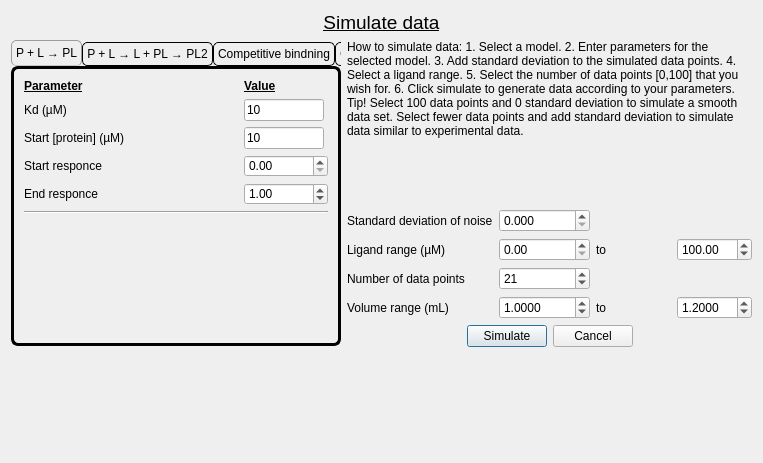
<?xml version="1.0" encoding="UTF-8"?>
<ui version="4.0">
 <class>SimulateDialog</class>
 <widget class="QDialog" name="SimulateDialog">
  <property name="geometry">
   <rect>
    <x>0</x>
    <y>0</y>
    <width>763</width>
    <height>463</height>
   </rect>
  </property>
  <property name="windowTitle">
   <string>Plis - Simulate dataset</string>
  </property>
  <layout class="QGridLayout" name="gridLayout">
   <item row="2" column="0">
    <spacer name="verticalSpacer_6">
     <property name="orientation">
      <enum>Qt::Vertical</enum>
     </property>
     <property name="sizeHint" stdset="0">
      <size>
       <width>20</width>
       <height>40</height>
      </size>
     </property>
    </spacer>
   </item>
   <item row="1" column="0">
    <layout class="QGridLayout" name="gridLayout_8">
     <item row="1" column="0">
      <widget class="QTabWidget" name="tabWidget">
       <property name="enabled">
        <bool>true</bool>
       </property>
       <property name="minimumSize">
        <size>
         <width>330</width>
         <height>0</height>
        </size>
       </property>
       <property name="maximumSize">
        <size>
         <width>330</width>
         <height>480</height>
        </size>
       </property>
       <property name="cursor">
        <cursorShape>ArrowCursor</cursorShape>
       </property>
       <property name="styleSheet">
        <string notr="true">QTabWidget::pane { 
margin: 0px,1px,1px,1px;
border: 3px solid #020202;
border-radius: 7px;
padding: 1px;
}
QTabBar::tab { 
margin: 0px,0px,0px,0px;
border: 1px solid #020202;
border-radius: 5px;
padding: 4px;
 }
QTabBar::tab:selected, QTabBar::tab:hover {
     }
QTabBar::tab:selected { 
	border-color: #9B9B9B;          
	border-bottom-color: #C2C7CB;
}
QTabBar::tab:!selected {
    margin-top: 2px;
}

QTabBar::tab::disabled {width: 0; height: 0; margin: 0; padding: 0; border: none;}</string>
       </property>
       <property name="currentIndex">
        <number>0</number>
       </property>
       <property name="usesScrollButtons">
        <bool>false</bool>
       </property>
       <property name="movable">
        <bool>false</bool>
       </property>
       <widget class="QWidget" name="model1">
        <property name="enabled">
         <bool>true</bool>
        </property>
        <attribute name="title">
         <string>P + L → PL</string>
        </attribute>
        <layout class="QGridLayout" name="gridLayout_3">
         <item row="1" column="0">
          <spacer name="verticalSpacer_2">
           <property name="orientation">
            <enum>Qt::Vertical</enum>
           </property>
           <property name="sizeHint" stdset="0">
            <size>
             <width>20</width>
             <height>40</height>
            </size>
           </property>
          </spacer>
         </item>
         <item row="0" column="0">
          <layout class="QVBoxLayout" name="verticalLayout">
           <item>
            <layout class="QGridLayout" name="gridLayout_2">
             <item row="4" column="1">
              <widget class="QDoubleSpinBox" name="responce_start">
               <property name="maximum">
                <double>999999.000000000000000</double>
               </property>
               <property name="singleStep">
                <double>0.010000000000000</double>
               </property>
              </widget>
             </item>
             <item row="2" column="0">
              <widget class="QLabel" name="lh1">
               <property name="text">
                <string>Start [protein] (µM)</string>
               </property>
              </widget>
             </item>
             <item row="0" column="0">
              <widget class="QLabel" name="label_19">
               <property name="font">
                <font>
                 <weight>75</weight>
                 <bold>true</bold>
                 <underline>true</underline>
                </font>
               </property>
               <property name="text">
                <string>Parameter</string>
               </property>
              </widget>
             </item>
             <item row="2" column="1">
              <widget class="QLineEdit" name="protein_conc">
               <property name="sizePolicy">
                <sizepolicy hsizetype="Fixed" vsizetype="Fixed">
                 <horstretch>0</horstretch>
                 <verstretch>0</verstretch>
                </sizepolicy>
               </property>
               <property name="minimumSize">
                <size>
                 <width>80</width>
                 <height>0</height>
                </size>
               </property>
               <property name="maximumSize">
                <size>
                 <width>80</width>
                 <height>16777215</height>
                </size>
               </property>
               <property name="text">
                <string>10</string>
               </property>
              </widget>
             </item>
             <item row="1" column="0">
              <widget class="QLabel" name="ltm1">
               <property name="text">
                <string>Kd (µM)</string>
               </property>
              </widget>
             </item>
             <item row="1" column="1">
              <widget class="QLineEdit" name="kd">
               <property name="sizePolicy">
                <sizepolicy hsizetype="Fixed" vsizetype="Fixed">
                 <horstretch>0</horstretch>
                 <verstretch>0</verstretch>
                </sizepolicy>
               </property>
               <property name="minimumSize">
                <size>
                 <width>80</width>
                 <height>0</height>
                </size>
               </property>
               <property name="maximumSize">
                <size>
                 <width>80</width>
                 <height>16777215</height>
                </size>
               </property>
               <property name="text">
                <string>10</string>
               </property>
              </widget>
             </item>
             <item row="0" column="1">
              <widget class="QLabel" name="label_25">
               <property name="minimumSize">
                <size>
                 <width>77</width>
                 <height>0</height>
                </size>
               </property>
               <property name="font">
                <font>
                 <weight>75</weight>
                 <bold>true</bold>
                 <underline>true</underline>
                </font>
               </property>
               <property name="text">
                <string>Value</string>
               </property>
              </widget>
             </item>
             <item row="5" column="0">
              <widget class="QLabel" name="label_8">
               <property name="text">
                <string>End responce</string>
               </property>
              </widget>
             </item>
             <item row="4" column="0">
              <widget class="QLabel" name="label_7">
               <property name="text">
                <string>Start responce</string>
               </property>
              </widget>
             </item>
             <item row="5" column="1">
              <widget class="QDoubleSpinBox" name="responce_end">
               <property name="minimum">
                <double>0.100000000000000</double>
               </property>
               <property name="maximum">
                <double>1000000.000000000000000</double>
               </property>
               <property name="singleStep">
                <double>0.010000000000000</double>
               </property>
               <property name="value">
                <double>1.000000000000000</double>
               </property>
              </widget>
             </item>
            </layout>
           </item>
           <item>
            <widget class="Line" name="line_6">
             <property name="orientation">
              <enum>Qt::Horizontal</enum>
             </property>
            </widget>
           </item>
          </layout>
         </item>
        </layout>
       </widget>
       <widget class="QWidget" name="model2">
        <attribute name="title">
         <string>P + L → L + PL → PL2</string>
        </attribute>
        <layout class="QVBoxLayout" name="verticalLayout_17">
         <item>
          <layout class="QVBoxLayout" name="verticalLayout_2">
           <item>
            <layout class="QGridLayout" name="gridLayout_5">
             <item row="9" column="0">
              <widget class="QLabel" name="label_6">
               <property name="text">
                <string>End responce</string>
               </property>
              </widget>
             </item>
             <item row="0" column="0">
              <widget class="QLabel" name="label_20">
               <property name="font">
                <font>
                 <weight>75</weight>
                 <bold>true</bold>
                 <underline>true</underline>
                </font>
               </property>
               <property name="text">
                <string>Parameter</string>
               </property>
              </widget>
             </item>
             <item row="2" column="0">
              <widget class="QLabel" name="ltm1_3">
               <property name="text">
                <string>Kd 2 (L + PL → PL2) (µM)</string>
               </property>
              </widget>
             </item>
             <item row="3" column="1">
              <widget class="QLineEdit" name="protein_conc_2">
               <property name="sizePolicy">
                <sizepolicy hsizetype="Fixed" vsizetype="Fixed">
                 <horstretch>0</horstretch>
                 <verstretch>0</verstretch>
                </sizepolicy>
               </property>
               <property name="minimumSize">
                <size>
                 <width>80</width>
                 <height>0</height>
                </size>
               </property>
               <property name="maximumSize">
                <size>
                 <width>80</width>
                 <height>16777215</height>
                </size>
               </property>
               <property name="text">
                <string>10</string>
               </property>
              </widget>
             </item>
             <item row="1" column="1">
              <widget class="QLineEdit" name="kd1">
               <property name="sizePolicy">
                <sizepolicy hsizetype="Fixed" vsizetype="Fixed">
                 <horstretch>0</horstretch>
                 <verstretch>0</verstretch>
                </sizepolicy>
               </property>
               <property name="minimumSize">
                <size>
                 <width>80</width>
                 <height>0</height>
                </size>
               </property>
               <property name="maximumSize">
                <size>
                 <width>80</width>
                 <height>16777215</height>
                </size>
               </property>
               <property name="text">
                <string>5</string>
               </property>
              </widget>
             </item>
             <item row="0" column="1">
              <widget class="QLabel" name="label_27">
               <property name="minimumSize">
                <size>
                 <width>77</width>
                 <height>0</height>
                </size>
               </property>
               <property name="font">
                <font>
                 <weight>75</weight>
                 <bold>true</bold>
                 <underline>true</underline>
                </font>
               </property>
               <property name="text">
                <string>Value</string>
               </property>
              </widget>
             </item>
             <item row="3" column="0">
              <widget class="QLabel" name="lh1_2">
               <property name="text">
                <string>Start [protein] (µM)</string>
               </property>
              </widget>
             </item>
             <item row="1" column="0">
              <widget class="QLabel" name="ltm1_2">
               <property name="text">
                <string>Kd 1 (P + L → PL) (µM)</string>
               </property>
              </widget>
             </item>
             <item row="8" column="0">
              <widget class="QLabel" name="label_5">
               <property name="text">
                <string>Intermediet responce</string>
               </property>
              </widget>
             </item>
             <item row="2" column="1">
              <widget class="QLineEdit" name="kd2">
               <property name="sizePolicy">
                <sizepolicy hsizetype="Fixed" vsizetype="Fixed">
                 <horstretch>0</horstretch>
                 <verstretch>0</verstretch>
                </sizepolicy>
               </property>
               <property name="minimumSize">
                <size>
                 <width>80</width>
                 <height>0</height>
                </size>
               </property>
               <property name="maximumSize">
                <size>
                 <width>80</width>
                 <height>16777215</height>
                </size>
               </property>
               <property name="text">
                <string>10</string>
               </property>
               <property name="cursorPosition">
                <number>2</number>
               </property>
               <property name="clearButtonEnabled">
                <bool>false</bool>
               </property>
              </widget>
             </item>
             <item row="7" column="0">
              <widget class="QLabel" name="label_4">
               <property name="text">
                <string>Start responce</string>
               </property>
              </widget>
             </item>
             <item row="7" column="1">
              <widget class="QDoubleSpinBox" name="responce_s">
               <property name="maximum">
                <double>999998.000000000000000</double>
               </property>
               <property name="singleStep">
                <double>0.010000000000000</double>
               </property>
              </widget>
             </item>
             <item row="8" column="1">
              <widget class="QDoubleSpinBox" name="responce_I">
               <property name="minimum">
                <double>0.010000000000000</double>
               </property>
               <property name="maximum">
                <double>999999.000000000000000</double>
               </property>
               <property name="singleStep">
                <double>0.010000000000000</double>
               </property>
               <property name="value">
                <double>0.500000000000000</double>
               </property>
              </widget>
             </item>
             <item row="9" column="1">
              <widget class="QDoubleSpinBox" name="responce_L">
               <property name="minimum">
                <double>0.020000000000000</double>
               </property>
               <property name="maximum">
                <double>1000000.000000000000000</double>
               </property>
               <property name="singleStep">
                <double>0.010000000000000</double>
               </property>
               <property name="value">
                <double>1.000000000000000</double>
               </property>
              </widget>
             </item>
            </layout>
           </item>
           <item>
            <widget class="Line" name="line_7">
             <property name="orientation">
              <enum>Qt::Horizontal</enum>
             </property>
            </widget>
           </item>
          </layout>
         </item>
         <item>
          <spacer name="verticalSpacer_3">
           <property name="orientation">
            <enum>Qt::Vertical</enum>
           </property>
           <property name="sizeHint" stdset="0">
            <size>
             <width>20</width>
             <height>40</height>
            </size>
           </property>
          </spacer>
         </item>
        </layout>
       </widget>
       <widget class="QWidget" name="model3">
        <attribute name="title">
         <string>Competitive bindning</string>
        </attribute>
        <layout class="QHBoxLayout" name="horizontalLayout_2">
         <item>
          <layout class="QVBoxLayout" name="verticalLayout_3">
           <item>
            <layout class="QGridLayout" name="gridLayout_6">
             <item row="2" column="0">
              <widget class="QLabel" name="ltm1_4">
               <property name="text">
                <string>Kd 2 (L + PL → PL2) (µM)</string>
               </property>
              </widget>
             </item>
             <item row="4" column="1">
              <widget class="QLineEdit" name="protein_conc_comp">
               <property name="sizePolicy">
                <sizepolicy hsizetype="Fixed" vsizetype="Fixed">
                 <horstretch>0</horstretch>
                 <verstretch>0</verstretch>
                </sizepolicy>
               </property>
               <property name="minimumSize">
                <size>
                 <width>80</width>
                 <height>0</height>
                </size>
               </property>
               <property name="maximumSize">
                <size>
                 <width>80</width>
                 <height>16777215</height>
                </size>
               </property>
               <property name="text">
                <string>10</string>
               </property>
              </widget>
             </item>
             <item row="1" column="1">
              <widget class="QLineEdit" name="kd1_comp">
               <property name="sizePolicy">
                <sizepolicy hsizetype="Fixed" vsizetype="Fixed">
                 <horstretch>0</horstretch>
                 <verstretch>0</verstretch>
                </sizepolicy>
               </property>
               <property name="minimumSize">
                <size>
                 <width>80</width>
                 <height>0</height>
                </size>
               </property>
               <property name="maximumSize">
                <size>
                 <width>80</width>
                 <height>16777215</height>
                </size>
               </property>
               <property name="text">
                <string>5</string>
               </property>
              </widget>
             </item>
             <item row="12" column="0">
              <widget class="QLabel" name="label_9">
               <property name="text">
                <string>End responce</string>
               </property>
              </widget>
             </item>
             <item row="5" column="1">
              <widget class="QLineEdit" name="start_comp">
               <property name="sizePolicy">
                <sizepolicy hsizetype="Fixed" vsizetype="Fixed">
                 <horstretch>0</horstretch>
                 <verstretch>0</verstretch>
                </sizepolicy>
               </property>
               <property name="maximumSize">
                <size>
                 <width>80</width>
                 <height>16777215</height>
                </size>
               </property>
               <property name="text">
                <string>10</string>
               </property>
              </widget>
             </item>
             <item row="0" column="0">
              <widget class="QLabel" name="label_21">
               <property name="font">
                <font>
                 <weight>75</weight>
                 <bold>true</bold>
                 <underline>true</underline>
                </font>
               </property>
               <property name="text">
                <string>Parameter</string>
               </property>
              </widget>
             </item>
             <item row="11" column="0">
              <widget class="QLabel" name="label_11">
               <property name="text">
                <string>Start responce</string>
               </property>
              </widget>
             </item>
             <item row="2" column="1">
              <widget class="QLineEdit" name="kd2_comp">
               <property name="sizePolicy">
                <sizepolicy hsizetype="Fixed" vsizetype="Fixed">
                 <horstretch>0</horstretch>
                 <verstretch>0</verstretch>
                </sizepolicy>
               </property>
               <property name="minimumSize">
                <size>
                 <width>80</width>
                 <height>0</height>
                </size>
               </property>
               <property name="maximumSize">
                <size>
                 <width>80</width>
                 <height>16777215</height>
                </size>
               </property>
               <property name="text">
                <string>10</string>
               </property>
               <property name="cursorPosition">
                <number>2</number>
               </property>
               <property name="clearButtonEnabled">
                <bool>false</bool>
               </property>
              </widget>
             </item>
             <item row="11" column="1">
              <widget class="QDoubleSpinBox" name="responce_s_comp">
               <property name="maximum">
                <double>999998.000000000000000</double>
               </property>
               <property name="singleStep">
                <double>0.010000000000000</double>
               </property>
               <property name="value">
                <double>1.000000000000000</double>
               </property>
              </widget>
             </item>
             <item row="12" column="1">
              <widget class="QDoubleSpinBox" name="responce_end_comp">
               <property name="minimum">
                <double>0.000000000000000</double>
               </property>
               <property name="maximum">
                <double>1000000.000000000000000</double>
               </property>
               <property name="singleStep">
                <double>0.010000000000000</double>
               </property>
               <property name="value">
                <double>0.000000000000000</double>
               </property>
              </widget>
             </item>
             <item row="1" column="0">
              <widget class="QLabel" name="ltm1_5">
               <property name="text">
                <string>Kd 1 (P + L → PL) (µM)</string>
               </property>
              </widget>
             </item>
             <item row="0" column="1">
              <widget class="QLabel" name="label_28">
               <property name="minimumSize">
                <size>
                 <width>77</width>
                 <height>0</height>
                </size>
               </property>
               <property name="font">
                <font>
                 <weight>75</weight>
                 <bold>true</bold>
                 <underline>true</underline>
                </font>
               </property>
               <property name="text">
                <string>Value</string>
               </property>
              </widget>
             </item>
             <item row="4" column="0">
              <widget class="QLabel" name="lh1_3">
               <property name="text">
                <string>Start [protein] (µM)</string>
               </property>
              </widget>
             </item>
             <item row="3" column="1">
              <widget class="QLineEdit" name="kdc">
               <property name="sizePolicy">
                <sizepolicy hsizetype="Fixed" vsizetype="Fixed">
                 <horstretch>0</horstretch>
                 <verstretch>0</verstretch>
                </sizepolicy>
               </property>
               <property name="maximumSize">
                <size>
                 <width>80</width>
                 <height>16777215</height>
                </size>
               </property>
               <property name="text">
                <string>30</string>
               </property>
              </widget>
             </item>
             <item row="5" column="0">
              <widget class="QLabel" name="label_12">
               <property name="text">
                <string>Start [competitor] (µM)</string>
               </property>
              </widget>
             </item>
             <item row="3" column="0">
              <widget class="QLabel" name="label_13">
               <property name="text">
                <string>Kd C (C + L → CL) (µM)</string>
               </property>
              </widget>
             </item>
            </layout>
           </item>
           <item>
            <widget class="Line" name="line_8">
             <property name="orientation">
              <enum>Qt::Horizontal</enum>
             </property>
            </widget>
           </item>
           <item>
            <spacer name="verticalSpacer_4">
             <property name="orientation">
              <enum>Qt::Vertical</enum>
             </property>
             <property name="sizeHint" stdset="0">
              <size>
               <width>20</width>
               <height>40</height>
              </size>
             </property>
            </spacer>
           </item>
          </layout>
         </item>
        </layout>
       </widget>
       <widget class="QWidget" name="CPMG">
        <attribute name="title">
         <string>CPMG</string>
        </attribute>
        <layout class="QGridLayout" name="gridLayout_4">
         <item row="0" column="0">
          <layout class="QVBoxLayout" name="verticalLayout_4">
           <item>
            <layout class="QGridLayout" name="gridLayout_7">
             <item row="3" column="0">
              <widget class="QLabel" name="label_14">
               <property name="text">
                <string>Population B (PB)</string>
               </property>
              </widget>
             </item>
             <item row="2" column="0">
              <widget class="QLabel" name="label_10">
               <property name="text">
                <string>k_ex</string>
               </property>
              </widget>
             </item>
             <item row="2" column="1">
              <widget class="QLineEdit" name="kex">
               <property name="sizePolicy">
                <sizepolicy hsizetype="Fixed" vsizetype="Fixed">
                 <horstretch>0</horstretch>
                 <verstretch>0</verstretch>
                </sizepolicy>
               </property>
               <property name="minimumSize">
                <size>
                 <width>80</width>
                 <height>0</height>
                </size>
               </property>
               <property name="maximumSize">
                <size>
                 <width>80</width>
                 <height>16777215</height>
                </size>
               </property>
               <property name="text">
                <string>1000</string>
               </property>
              </widget>
             </item>
             <item row="0" column="0">
              <widget class="QLabel" name="label_22">
               <property name="font">
                <font>
                 <weight>75</weight>
                 <bold>true</bold>
                 <underline>true</underline>
                </font>
               </property>
               <property name="text">
                <string>Parameter</string>
               </property>
              </widget>
             </item>
             <item row="0" column="1">
              <widget class="QLabel" name="label_29">
               <property name="minimumSize">
                <size>
                 <width>77</width>
                 <height>0</height>
                </size>
               </property>
               <property name="font">
                <font>
                 <weight>75</weight>
                 <bold>true</bold>
                 <underline>true</underline>
                </font>
               </property>
               <property name="text">
                <string>Value</string>
               </property>
              </widget>
             </item>
             <item row="1" column="0">
              <widget class="QLabel" name="ltm1_7">
               <property name="text">
                <string>R20</string>
               </property>
              </widget>
             </item>
             <item row="1" column="1">
              <widget class="QLineEdit" name="r20">
               <property name="sizePolicy">
                <sizepolicy hsizetype="Fixed" vsizetype="Fixed">
                 <horstretch>0</horstretch>
                 <verstretch>0</verstretch>
                </sizepolicy>
               </property>
               <property name="minimumSize">
                <size>
                 <width>80</width>
                 <height>0</height>
                </size>
               </property>
               <property name="maximumSize">
                <size>
                 <width>80</width>
                 <height>16777215</height>
                </size>
               </property>
               <property name="text">
                <string>5</string>
               </property>
              </widget>
             </item>
             <item row="4" column="0">
              <widget class="QLabel" name="label_15">
               <property name="text">
                <string>Delta W</string>
               </property>
              </widget>
             </item>
             <item row="5" column="0">
              <widget class="QLabel" name="lh1_4">
               <property name="text">
                <string>Ligand Concentration (µM)</string>
               </property>
              </widget>
             </item>
             <item row="3" column="1">
              <widget class="QLineEdit" name="pb">
               <property name="sizePolicy">
                <sizepolicy hsizetype="Fixed" vsizetype="Fixed">
                 <horstretch>0</horstretch>
                 <verstretch>0</verstretch>
                </sizepolicy>
               </property>
               <property name="minimumSize">
                <size>
                 <width>80</width>
                 <height>0</height>
                </size>
               </property>
               <property name="maximumSize">
                <size>
                 <width>80</width>
                 <height>16777215</height>
                </size>
               </property>
               <property name="text">
                <string>0,05</string>
               </property>
              </widget>
             </item>
             <item row="4" column="1">
              <widget class="QLineEdit" name="dw">
               <property name="sizePolicy">
                <sizepolicy hsizetype="Fixed" vsizetype="Fixed">
                 <horstretch>0</horstretch>
                 <verstretch>0</verstretch>
                </sizepolicy>
               </property>
               <property name="minimumSize">
                <size>
                 <width>80</width>
                 <height>0</height>
                </size>
               </property>
               <property name="maximumSize">
                <size>
                 <width>80</width>
                 <height>16777215</height>
                </size>
               </property>
               <property name="text">
                <string>1000</string>
               </property>
              </widget>
             </item>
             <item row="5" column="1">
              <widget class="QLineEdit" name="ligand_conc">
               <property name="sizePolicy">
                <sizepolicy hsizetype="Fixed" vsizetype="Fixed">
                 <horstretch>0</horstretch>
                 <verstretch>0</verstretch>
                </sizepolicy>
               </property>
               <property name="minimumSize">
                <size>
                 <width>80</width>
                 <height>0</height>
                </size>
               </property>
               <property name="maximumSize">
                <size>
                 <width>80</width>
                 <height>16777215</height>
                </size>
               </property>
               <property name="text">
                <string>10</string>
               </property>
              </widget>
             </item>
            </layout>
           </item>
           <item>
            <widget class="Line" name="line_9">
             <property name="orientation">
              <enum>Qt::Horizontal</enum>
             </property>
            </widget>
           </item>
          </layout>
         </item>
         <item row="1" column="0">
          <spacer name="verticalSpacer_5">
           <property name="orientation">
            <enum>Qt::Vertical</enum>
           </property>
           <property name="sizeHint" stdset="0">
            <size>
             <width>20</width>
             <height>40</height>
            </size>
           </property>
          </spacer>
         </item>
        </layout>
       </widget>
      </widget>
     </item>
     <item row="1" column="1">
      <layout class="QGridLayout" name="gridLayout_9">
       <item row="0" column="0">
        <widget class="QLabel" name="text">
         <property name="text">
          <string>&lt;html&gt;&lt;head/&gt;&lt;body&gt;&lt;p&gt;How to simulate data:&lt;/p&gt;&lt;p&gt;&lt;span style=&quot; font-size:10pt;&quot;&gt;1. Select a model.&lt;br/&gt;2. Enter parameters for the selected model.&lt;br/&gt;3. Add standard deviation to the simulated data points.&lt;br/&gt;4. Select a ligand range.&lt;br/&gt;5. Select the number of data points [0,100] that you wish for.&lt;br/&gt;6. Click simulate to generate data according to your parameters.&lt;/span&gt;&lt;/p&gt;&lt;p&gt;&lt;span style=&quot; font-size:10pt;&quot;&gt;Tip!&lt;br/&gt;Select 100 data points and 0 standard deviation to simulate a smooth data set.&lt;br/&gt;Select fewer data points and add standard deviation to simulate data similar to experimental data.&lt;/span&gt;&lt;/p&gt;&lt;/body&gt;&lt;/html&gt;</string>
         </property>
         <property name="wordWrap">
          <bool>true</bool>
         </property>
        </widget>
       </item>
       <item row="1" column="0">
        <spacer name="verticalSpacer">
         <property name="orientation">
          <enum>Qt::Vertical</enum>
         </property>
         <property name="sizeHint" stdset="0">
          <size>
           <width>20</width>
           <height>40</height>
          </size>
         </property>
        </spacer>
       </item>
       <item row="2" column="0">
        <layout class="QGridLayout" name="gridLayout_15">
         <item row="1" column="2">
          <widget class="QLabel" name="label_42">
           <property name="sizePolicy">
            <sizepolicy hsizetype="Preferred" vsizetype="Ignored">
             <horstretch>0</horstretch>
             <verstretch>0</verstretch>
            </sizepolicy>
           </property>
           <property name="text">
            <string>to</string>
           </property>
          </widget>
         </item>
         <item row="3" column="2">
          <widget class="QLabel" name="label_3">
           <property name="text">
            <string>to</string>
           </property>
          </widget>
         </item>
         <item row="1" column="3">
          <widget class="QDoubleSpinBox" name="maxLigandBox">
           <property name="minimum">
            <double>0.010000000000000</double>
           </property>
           <property name="maximum">
            <double>1000.000000000000000</double>
           </property>
           <property name="singleStep">
            <double>10.000000000000000</double>
           </property>
           <property name="value">
            <double>100.000000000000000</double>
           </property>
          </widget>
         </item>
         <item row="1" column="1">
          <widget class="QDoubleSpinBox" name="minLigandBox">
           <property name="minimum">
            <double>0.000000000000000</double>
           </property>
           <property name="maximum">
            <double>999.000000000000000</double>
           </property>
           <property name="singleStep">
            <double>10.000000000000000</double>
           </property>
           <property name="value">
            <double>0.000000000000000</double>
           </property>
          </widget>
         </item>
         <item row="2" column="1">
          <widget class="QSpinBox" name="datapointBox">
           <property name="minimum">
            <number>5</number>
           </property>
           <property name="maximum">
            <number>100</number>
           </property>
           <property name="singleStep">
            <number>1</number>
           </property>
           <property name="value">
            <number>21</number>
           </property>
          </widget>
         </item>
         <item row="0" column="0">
          <widget class="QLabel" name="label_2">
           <property name="text">
            <string>Standard deviation of noise</string>
           </property>
          </widget>
         </item>
         <item row="2" column="0">
          <widget class="QLabel" name="label_26">
           <property name="text">
            <string>Number of data points</string>
           </property>
          </widget>
         </item>
         <item row="3" column="0">
          <widget class="QLabel" name="label">
           <property name="text">
            <string>Volume range (mL)</string>
           </property>
          </widget>
         </item>
         <item row="3" column="1">
          <widget class="QDoubleSpinBox" name="minVolume">
           <property name="prefix">
            <string/>
           </property>
           <property name="decimals">
            <number>4</number>
           </property>
           <property name="minimum">
            <double>0.000000000000000</double>
           </property>
           <property name="maximum">
            <double>4.990000000000000</double>
           </property>
           <property name="singleStep">
            <double>0.100000000000000</double>
           </property>
           <property name="value">
            <double>1.000000000000000</double>
           </property>
          </widget>
         </item>
         <item row="0" column="1">
          <widget class="QDoubleSpinBox" name="noiseBox">
           <property name="suffix">
            <string/>
           </property>
           <property name="decimals">
            <number>3</number>
           </property>
           <property name="minimum">
            <double>0.000000000000000</double>
           </property>
           <property name="maximum">
            <double>1000000.000000000000000</double>
           </property>
           <property name="singleStep">
            <double>0.010000000000000</double>
           </property>
           <property name="value">
            <double>0.000000000000000</double>
           </property>
          </widget>
         </item>
         <item row="3" column="3">
          <widget class="QDoubleSpinBox" name="maxVolume">
           <property name="decimals">
            <number>4</number>
           </property>
           <property name="minimum">
            <double>0.100000000000000</double>
           </property>
           <property name="maximum">
            <double>5.000000000000000</double>
           </property>
           <property name="singleStep">
            <double>0.100000000000000</double>
           </property>
           <property name="value">
            <double>1.200000000000000</double>
           </property>
          </widget>
         </item>
         <item row="1" column="0">
          <widget class="QLabel" name="ligand">
           <property name="text">
            <string>Ligand range (µM)</string>
           </property>
          </widget>
         </item>
        </layout>
       </item>
       <item row="3" column="0">
        <layout class="QHBoxLayout" name="horizontalLayout">
         <item>
          <spacer name="horizontalSpacer">
           <property name="orientation">
            <enum>Qt::Horizontal</enum>
           </property>
           <property name="sizeHint" stdset="0">
            <size>
             <width>40</width>
             <height>20</height>
            </size>
           </property>
          </spacer>
         </item>
         <item>
          <widget class="QPushButton" name="simulateButton">
           <property name="text">
            <string>Simulate</string>
           </property>
          </widget>
         </item>
         <item>
          <widget class="QPushButton" name="cancelButton">
           <property name="text">
            <string>Cancel</string>
           </property>
          </widget>
         </item>
         <item>
          <spacer name="horizontalSpacer_2">
           <property name="orientation">
            <enum>Qt::Horizontal</enum>
           </property>
           <property name="sizeHint" stdset="0">
            <size>
             <width>40</width>
             <height>20</height>
            </size>
           </property>
          </spacer>
         </item>
        </layout>
       </item>
      </layout>
     </item>
     <item row="0" column="0" colspan="2">
      <widget class="QLabel" name="Header_text">
       <property name="text">
        <string>&lt;html&gt;&lt;head/&gt;&lt;body&gt;&lt;p align=&quot;center&quot;&gt;&lt;span style=&quot; font-size:14pt; text-decoration: underline;&quot;&gt;Simulate data&lt;/span&gt;&lt;/p&gt;&lt;/body&gt;&lt;/html&gt;</string>
       </property>
      </widget>
     </item>
    </layout>
   </item>
   <item row="1" column="1">
    <spacer name="horizontalSpacer_4">
     <property name="orientation">
      <enum>Qt::Horizontal</enum>
     </property>
     <property name="sizeHint" stdset="0">
      <size>
       <width>40</width>
       <height>20</height>
      </size>
     </property>
    </spacer>
   </item>
  </layout>
 </widget>
 <resources/>
 <connections/>
</ui>
